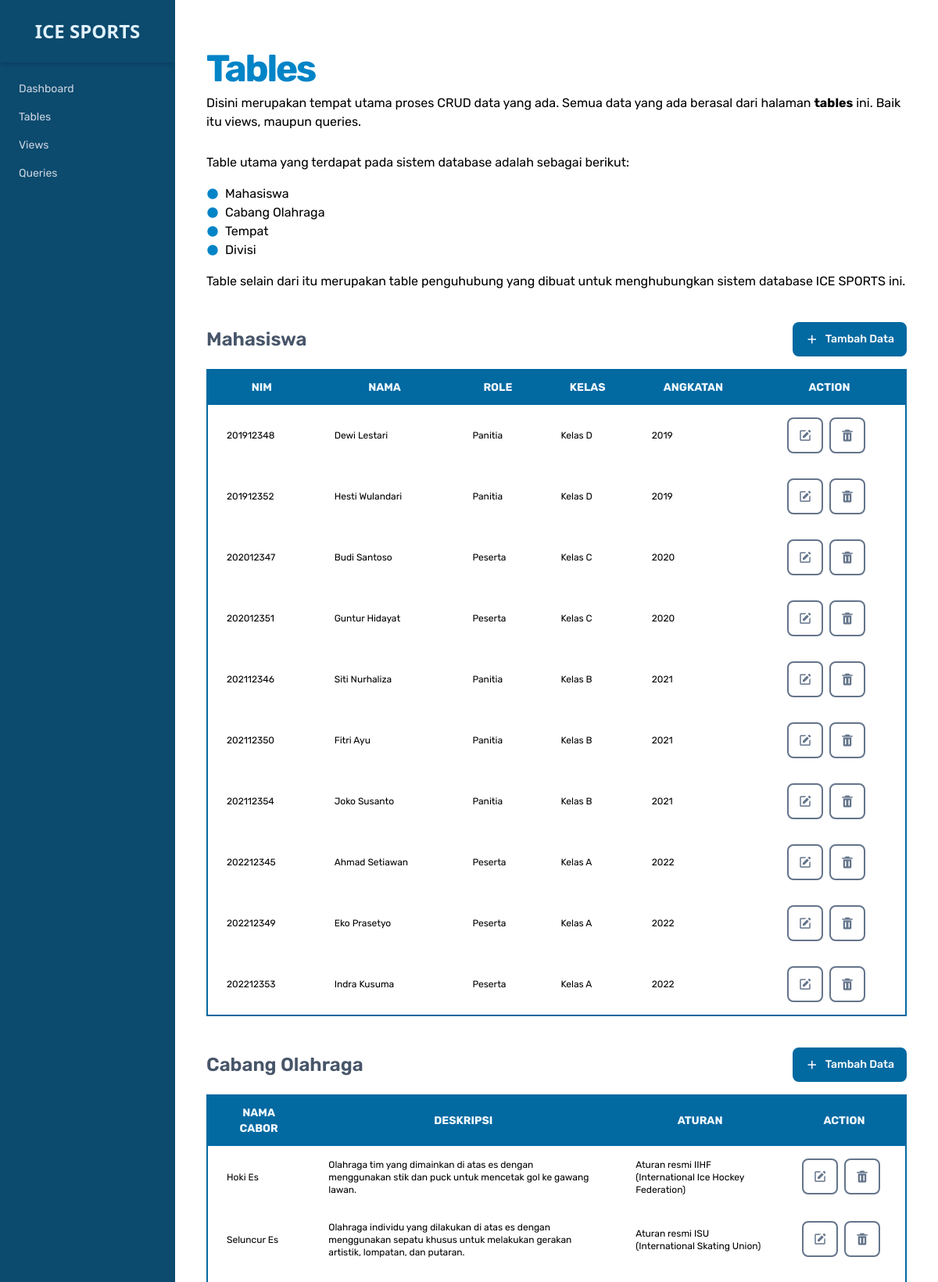
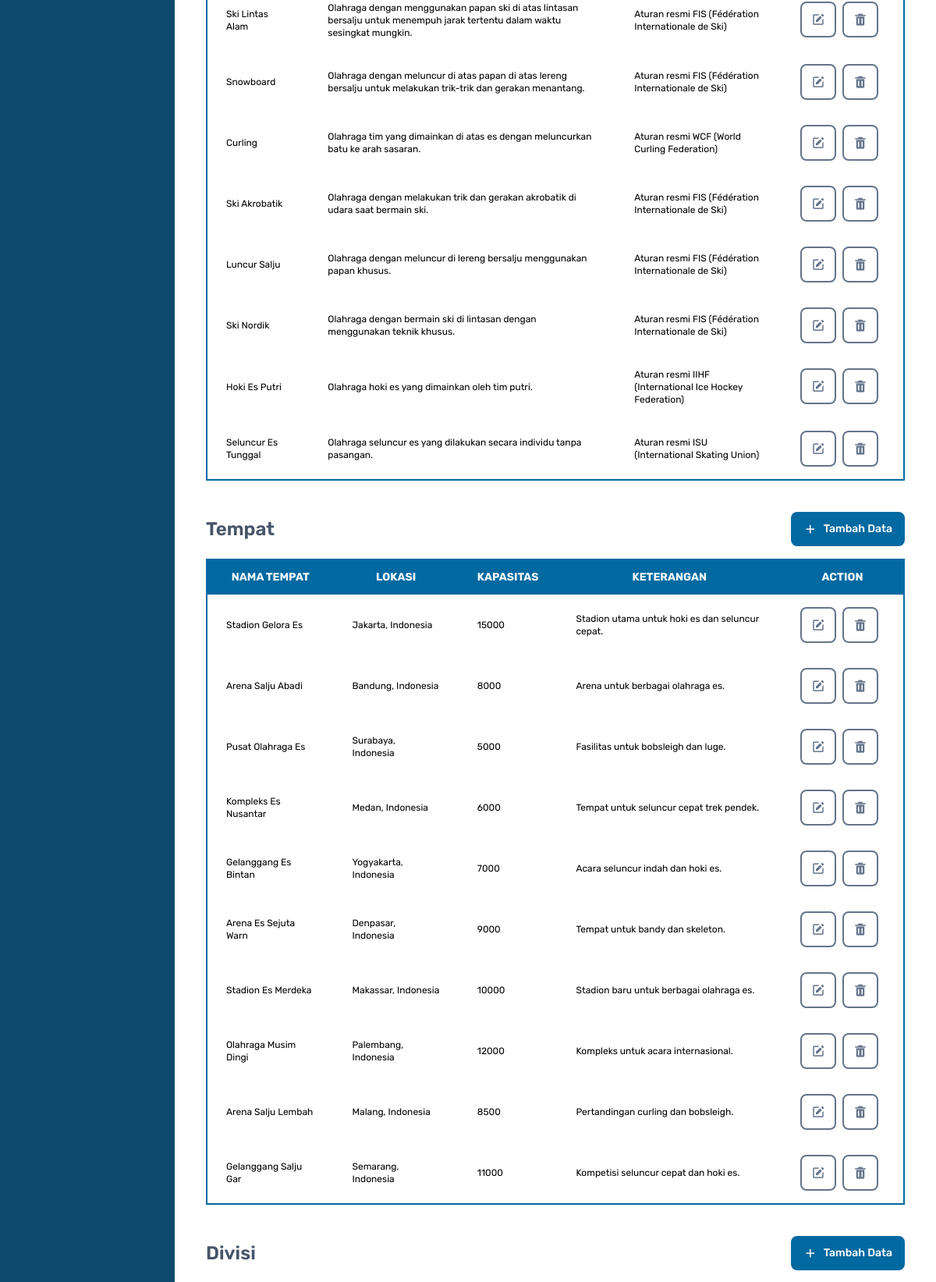
The app's page /admin/tables.php (upper part) with its own data (2 pictures, top to bottom).
### tables this page shows
CREATE TABLE `mahasiswa` (
  `nim` INT(12) NOT NULL UNIQUE,
  `nama` VARCHAR(20) NULL DEFAULT NULL,
  `role` VARCHAR(10) NOT NULL ,
  `kelas` VARCHAR(20) NULL DEFAULT NULL,
  `angkatan` YEAR NULL DEFAULT NULL,
  PRIMARY KEY (`nim`)
);

CREATE TABLE `cabang_olahraga` (
  `id_cabor` INT NOT NULL AUTO_INCREMENT,
  `nama_cabor` VARCHAR(20) NOT NULL UNIQUE,
  `deskripsi` VARCHAR(600) NULL DEFAULT NULL,
  `aturan` VARCHAR(600) NULL DEFAULT NULL,
  PRIMARY KEY (`id_cabor`)
);

CREATE TABLE `tempat` (
  `id_tempat` INT NOT NULL AUTO_INCREMENT,
  `nama` VARCHAR(20) NOT NULL UNIQUE,
  `lokasi` VARCHAR(50) NULL DEFAULT NULL,
  `kapasitas` INT(5) NULL DEFAULT NULL,
  `keterangan` VARCHAR(50) NULL DEFAULT NULL,
  PRIMARY KEY (`id_tempat`)
);

### admin/tables/tempat.php (the view, shortened to what this page needs)
<div class="mt-6 ">
    <div class="flex justify-between mb-4 items-center">
        <h3 class="first-letter:uppercase text-2xl font-rubik font-semibold text-slate-600" id="tempat">
            Tempat
        </h3>
        <div class="flex justify-end ">
            <button type="button" data-table="tempat" data-modal-target="table-admin-add-action-popup-modal-tempat"
                data-modal-toggle="table-admin-add-action-popup-modal-tempat"
                class="text-white bg-sky-700 font-medium text-sm px-4 py-2 flex items-center gap-2 rounded-lg"><i
                    class='bx bx-plus text-lg'></i>Tambah
                Data </button>
        </div>
    </div>
    <table class="table-auto border-2 border-sky-700 w-full">
        <thead class="text-sm text-gray-700 uppercase text-center bg-sky-700 text-sky-50">
            <tr>
                <th scope="col" class="px-6 py-3">Nama Tempat</th>
                <th scope="col" class="px-6 py-3">Lokasi</th>
                <th scope="col" class="px-6 py-3">Kapasitas</th>
                <th scope="col" class="px-6 py-3">Keterangan</th>
                <th scope="col" class="px-6 py-3">Action</th>
            </tr>
        </thead>
        <tbody>
            <?php while ($data_tempat = $tempat_data ->fetch_assoc()) { ?>
            <tr class="text-xs">
                <td class="px-6 py-4">
                </td>
                <td class="px-6 py-4">
                </td>
                <td class="px-6 py-4">
                </td>
                <td class="px-6 py-4">
                </td>
                <td class="px-6 py-4 flex justify-center">
                    <button type="button"
                        data-modal-target="table-admin-update-records-action-popup-modal-tempat-<?= $data_tempat["id_tempat"]?>"
                        data-modal-toggle="table-admin-update-records-action-popup-modal-tempat-<?= $data_tempat["id_tempat"]?>"
                        class="me-2 border-slate-500 hover:bg-yellow-500 hover:text-white border-2 text-slate-500 font-medium rounded-lg text-lg  text-center"><i
                            class='bx bxs-edit p-3'></i></button>
                    <button type="button" data-id-table-tempat-records='<?= $data_tempat["id_tempat"]?>'
                        data-modal-target="table-admin-delete-records-action-popup-modal-tempat"
                        data-modal-toggle="table-admin-delete-records-action-popup-modal-tempat"
                        class="me-2 border-slate-500 hover:bg-red-500 hover:text-white border-2 text-slate-500 font-medium rounded-lg text-lg text-center">
                        <i class='bx bxs-trash p-3'></i></button>
                </td>
            </tr>
            <?php  }  ?>
        </tbody>
    </table>
</div>

### admin/tables/mahasiswa.php (shortened to what this page needs)
<div class="mt-6 ">
    <div class="flex justify-between mb-4 items-center">
        <h3 class="first-letter:uppercase text-2xl font-rubik font-semibold text-slate-600" id="mahasiswa">
            Mahasiswa
        </h3>
        <div class="flex justify-end ">
            <button type="button" data-table="mahasiswa"
                data-modal-target="table-admin-add-action-popup-modal-mahasiswa"
                data-modal-toggle="table-admin-add-action-popup-modal-mahasiswa"
                class="text-white bg-sky-700 font-medium text-sm px-4 py-2 flex items-center gap-2 rounded-lg"><i
                    class='bx bx-plus text-lg'></i>Tambah
                Data </button>
        </div>
    </div>
    <table class="table-auto border-2 border-sky-700 w-full">
        <thead class="text-sm text-gray-700 uppercase text-center bg-sky-700 text-sky-50">
            <tr>
                <th scope="col" class="px-6 py-3">Nim</th>
                <th scope="col" class="px-6 py-3">Nama</th>
                <th scope="col" class="px-6 py-3">Role</th>
                <th scope="col" class="px-6 py-3">Kelas</th>
                <th scope="col" class="px-6 py-3">Angkatan</th>
                <th scope="col" class="px-6 py-3">Action</th>
            </tr>
        </thead>
        <tbody>
            <?php while ($data_mahasiswa = $mahasiswa_data ->fetch_assoc()) { ?>
            <tr class="text-xs">
                <td class="px-6 py-4">
                    <?= $data_mahasiswa["nim"]?></a>
                </td>
                <td class="px-6 py-4">
                    <?= $data_mahasiswa["nama"]?>
                </td>
                <td class="px-6 py-4">
                    <?= $data_mahasiswa["role"]?>
                </td>
                <td class="px-6 py-4">
                    <?= $data_mahasiswa["kelas"]?>
                </td>
                <td class="px-6 py-4">
                    <?= $data_mahasiswa["angkatan"]?>
                </td>
                <td class="px-6 py-4 flex justify-center">
                    <button type="button"
                        data-modal-target="table-admin-update-records-action-popup-modal-mahasiswa-<?= $data_mahasiswa["nim"]?>"
                        data-modal-toggle="table-admin-update-records-action-popup-modal-mahasiswa-<?= $data_mahasiswa["nim"]?>"
                        class="me-2 border-slate-500 hover:bg-yellow-500 hover:text-white border-2 text-slate-500 font-medium rounded-lg text-lg  text-center"><i
                            class='bx bxs-edit p-3'></i></button>
                    <button type="button" data-id-table-mahasiswa-records='<?= $data_mahasiswa["nim"]?>'
                        data-modal-target="table-admin-delete-records-action-popup-modal-mahasiswa"
                        data-modal-toggle="table-admin-delete-records-action-popup-modal-mahasiswa"
                        class="me-2 border-slate-500 hover:bg-red-500 hover:text-white border-2 text-slate-500 font-medium rounded-lg text-lg text-center">
                        <i class='bx bxs-trash p-3'></i></button>
                </td>
            </tr>
            <?php  }  ?>
        </tbody>
    </table>
</div>

### admin/tables/cabor.php (shortened to what this page needs)
<div class="mt-6 ">
    <div class="flex justify-between mb-4 items-center">
        <h3 class="first-letter:uppercase text-2xl font-rubik font-semibold text-slate-600" id="cabor">
            Cabang Olahraga
        </h3>
        <div class="flex justify-end ">
            <button type="button" data-table="cabang_olahraga"
                data-modal-target="table-admin-add-action-popup-modal-cabor"
                data-modal-toggle="table-admin-add-action-popup-modal-cabor"
                class="text-white bg-sky-700 font-medium text-sm px-4 py-2 flex items-center gap-2 rounded-lg"><i
                    class='bx bx-plus text-lg'></i>Tambah
                Data </button>
        </div>
    </div>
    <table class="table-auto border-2 border-sky-700 w-full">
        <thead class="text-sm text-gray-700 uppercase text-center bg-sky-700 text-sky-50">
            <tr>
                <th scope="col" class="px-6 py-3">Nama Cabor</th>
                <th scope="col" class="px-6 py-3">Deskripsi</th>
                <th scope="col" class="px-6 py-3">Aturan</th>
                <th scope="col" class="px-6 py-3">Action</th>
            </tr>
        </thead>
        <tbody>
            <?php while ($data_cabor = $cabor_data ->fetch_assoc()) { ?>
            <tr class="text-xs">
                <td class="px-6 py-4">
                    <?= $data_cabor["nama_cabor"]?></a>
                </td>
                <td class="px-6 py-4">
                    <?= $data_cabor["deskripsi"]?>
                </td>
                <td class="px-6 py-4">
                    <?= $data_cabor["aturan"]?>
                </td>
                <td class="px-6 py-4 flex justify-center">
                    <button type="button"
                        data-modal-target="table-admin-update-records-action-popup-modal-cabor-<?= $data_cabor["id_cabor"]?>"
                        data-modal-toggle="table-admin-update-records-action-popup-modal-cabor-<?= $data_cabor["id_cabor"]?>"
                        class="me-2 border-slate-500 hover:bg-yellow-500 hover:text-white border-2 text-slate-500 font-medium rounded-lg text-lg  text-center"><i
                            class='bx bxs-edit p-3'></i></button>
                    <button type="button" data-id-table-cabor-records='<?= $data_cabor["id_cabor"]?>'
                        data-modal-target="table-admin-delete-records-action-popup-modal-cabor"
                        data-modal-toggle="table-admin-delete-records-action-popup-modal-cabor"
                        class="me-2 border-slate-500 hover:bg-red-500 hover:text-white border-2 text-slate-500 font-medium rounded-lg text-lg text-center">
                        <i class='bx bxs-trash p-3'></i></button>
                </td>
            </tr>
            <?php  }  ?>
        </tbody>
    </table>
</div>

### records on screen
mahasiswa: nim "201912348", nama "Dewi Lestari", role "Panitia", kelas "Kelas D", angkatan "2019"
mahasiswa: nim "201912352", nama "Hesti Wulandari", role "Panitia", kelas "Kelas D", angkatan "2019"
mahasiswa: nim "202012347", nama "Budi Santoso", role "Peserta", kelas "Kelas C", angkatan "2020"
mahasiswa: nim "202012351", nama "Guntur Hidayat", role "Peserta", kelas "Kelas C", angkatan "2020"
mahasiswa: nim "202112346", nama "Siti Nurhaliza", role "Panitia", kelas "Kelas B", angkatan "2021"
mahasiswa: nim "202112350", nama "Fitri Ayu", role "Panitia", kelas "Kelas B", angkatan "2021"
mahasiswa: nim "202112354", nama "Joko Susanto", role "Panitia", kelas "Kelas B", angkatan "2021"
mahasiswa: nim "202212345", nama "Ahmad Setiawan", role "Peserta", kelas "Kelas A", angkatan "2022"
mahasiswa: nim "202212349", nama "Eko Prasetyo", role "Peserta", kelas "Kelas A", angkatan "2022"
mahasiswa: nim "202212353", nama "Indra Kusuma", role "Peserta", kelas "Kelas A", angkatan "2022"
cabang_olahraga: nama_cabor "Hoki Es", deskripsi "Olahraga tim yang dimainkan di atas es dengan menggunakan stik dan puck untuk mencetak gol ke gawang lawan.", aturan "Aturan resmi IIHF (International Ice Hockey Federation)"
cabang_olahraga: nama_cabor "Seluncur Es", deskripsi "Olahraga individu yang dilakukan di atas es dengan menggunakan sepatu khusus untuk melakukan gerakan artistik, lompatan, dan putaran.", aturan "Aturan resmi ISU (International Skating Union)"
cabang_olahraga: nama_cabor "Ski Lintas Alam", deskripsi "Olahraga dengan menggunakan papan ski di atas lintasan bersalju untuk menempuh jarak tertentu dalam waktu sesingkat mungkin.", aturan "Aturan resmi FIS (Fédération Internationale de Ski)"
cabang_olahraga: nama_cabor "Snowboard", deskripsi "Olahraga dengan meluncur di atas papan di atas lereng bersalju untuk melakukan trik-trik dan gerakan menantang.", aturan "Aturan resmi FIS (Fédération Internationale de Ski)"
cabang_olahraga: nama_cabor "Curling", deskripsi "Olahraga tim yang dimainkan di atas es dengan meluncurkan batu ke arah sasaran.", aturan "Aturan resmi WCF (World Curling Federation)"
cabang_olahraga: nama_cabor "Ski Akrobatik", deskripsi "Olahraga dengan melakukan trik dan gerakan akrobatik di udara saat bermain ski.", aturan "Aturan resmi FIS (Fédération Internationale de Ski)"
cabang_olahraga: nama_cabor "Luncur Salju", deskripsi "Olahraga dengan meluncur di lereng bersalju menggunakan papan khusus.", aturan "Aturan resmi FIS (Fédération Internationale de Ski)"
cabang_olahraga: nama_cabor "Ski Nordik", deskripsi "Olahraga dengan bermain ski di lintasan dengan menggunakan teknik khusus.", aturan "Aturan resmi FIS (Fédération Internationale de Ski)"
cabang_olahraga: nama_cabor "Hoki Es Putri", deskripsi "Olahraga hoki es yang dimainkan oleh tim putri.", aturan "Aturan resmi IIHF (International Ice Hockey Federation)"
cabang_olahraga: nama_cabor "Seluncur Es Tunggal", deskripsi "Olahraga seluncur es yang dilakukan secara individu tanpa pasangan.", aturan "Aturan resmi ISU (International Skating Union)"
